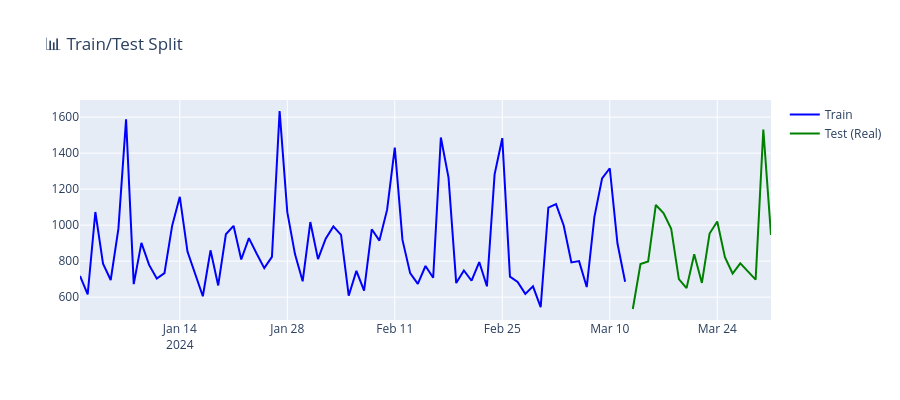

The cell this chart's notebook holds for it:
### Markdown cell above
## 🔧 División Train/Test

Separar últimos 14 días para evaluación.

### Code cell
# 80% train, 20% test
split_point = int(len(daily_demand) * 0.8)
train = daily_demand[:split_point]
test = daily_demand[split_point:]

print(f"📊 División de datos:")
print(f"   Train: {len(train)} días ({train.index.min()} a {train.index.max()})")
print(f"   Test: {len(test)} días ({test.index.min()} a {test.index.max()})")

# Visualizar
fig = go.Figure()
fig.add_trace(go.Scatter(x=train.index, y=train.values, mode='lines', 
                         name='Train', line=dict(color='blue')))
fig.add_trace(go.Scatter(x=test.index, y=test.values, mode='lines', 
                         name='Test (Real)', line=dict(color='green')))
fig.update_layout(title="📊 Train/Test Split", height=400)
fig.show()
